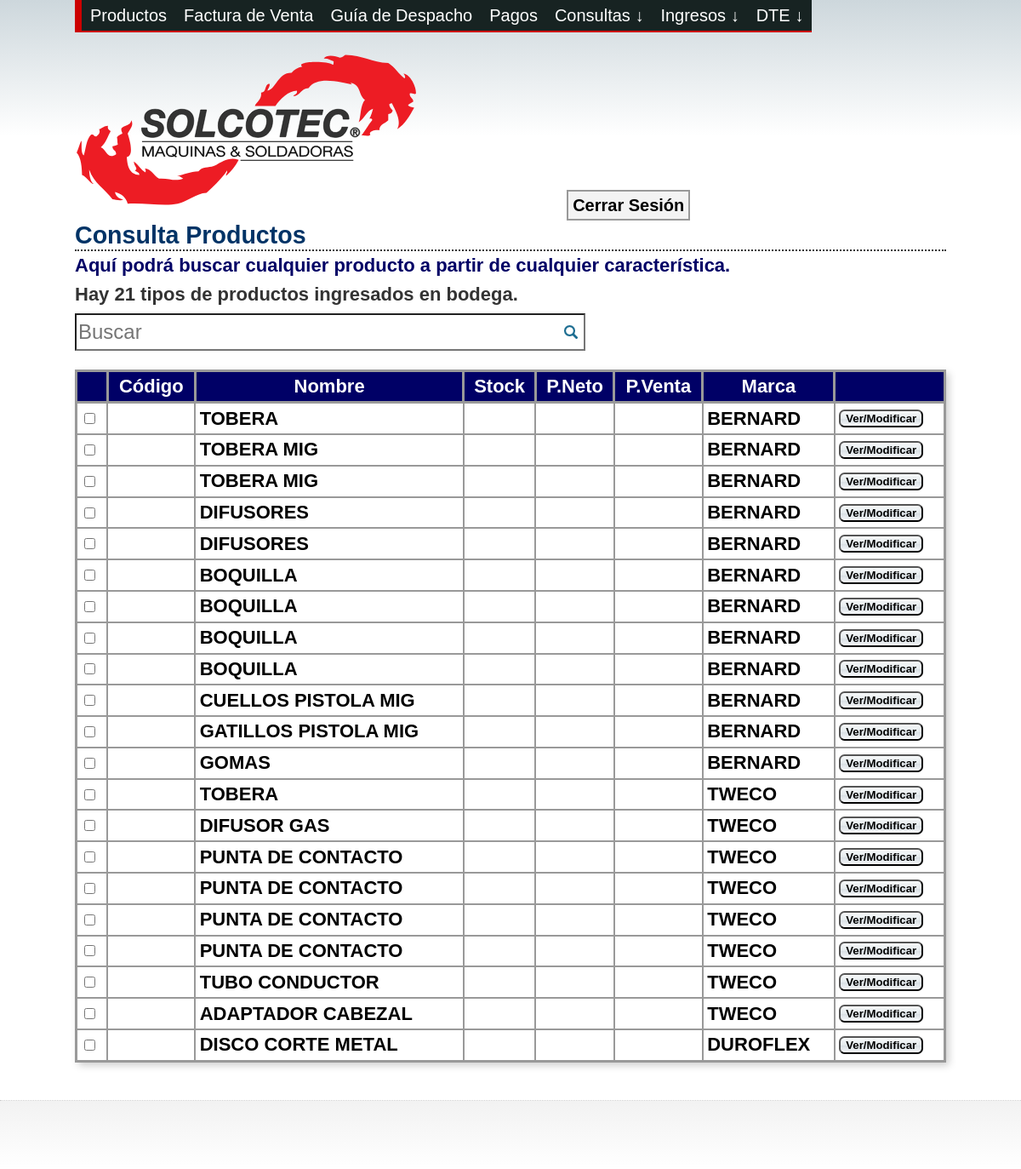
The app's page /consulta_producto.php (signed in) with its own data.
### tables this page shows
CREATE TABLE `producto` (
  `id_producto` int(10) unsigned NOT NULL AUTO_INCREMENT,
  `codigo` varchar(17) NOT NULL COMMENT 'codigo de barras',
  `numero_parte` varchar(30) NOT NULL,
  `cantidad` int(10) NOT NULL,
  `marca` varchar(30) NOT NULL,
  `numero_serie` int(20) NOT NULL,
  `precio_compra` varchar(20) NOT NULL DEFAULT '$ ',
  `precio_venta` varchar(20) NOT NULL DEFAULT '$ ',
  `proveedor` varchar(30) NOT NULL,
  `fecha_ingreso` date NOT NULL,
  `posicion` varchar(8) NOT NULL,
  `nombre` varchar(30) NOT NULL,
  `sucursal` varchar(15) NOT NULL,
  PRIMARY KEY (`id_producto`)
);

### htdocs/consulta_producto.php (the view, shortened to what this page needs)
<html lang="es"> <head>
<link rel="stylesheet" href="css/estructura.css" />
</head>
<body>
<div id="contenido">
	<nav>
     <div id="barra">
     <ul id="menu">
       <li><a href="consulta_producto.php">Productos</a></li>
       <li><a href="factura_venta.php">Factura de Venta</a></li>
       <li><a href="guia_despacho.php">Guía de Despacho</a></li>
       <li><a href="consulta_pago.php">Pagos</a></li>
       <li><a href="#">Consultas &darr;</a>
    </li>
       <li><a href="#">Ingresos &darr;</a>
       </li>
    <li><a href="#">DTE &darr;</a>
    </li>
    </ul>
    </div>
    </nav>
 <header>
 <a id="cerrar" href="php/logout.php">Cerrar Sesión</a>
          </header>
        <h1>Consulta Productos</h1>
    	<h2>Aquí podrá buscar cualquier producto a partir de cualquier característica.</h2>
 <?
	$resultado=mysql_query("select * from producto");
	$numero = mysql_num_rows($resultado);
    echo"<p>Hay $numero tipos de productos ingresados en bodega.</p>";
 ?>
<input type="text" name="search" value="" id="id_search" placeholder="Buscar" autofocus class="campo" />
<table>
   <thead>
          <tr>
            <th></th>
            <th>Código</th>
            <th>Nombre</th>
            <th>Stock</th>
            <th>P.Neto</th>
            <th>P.Venta</th>
            <th>Marca</th>
            <th colspan="2"></th>
		  </tr>
	</thead>
<tbody>
<tr>
    <?
while ($fila=mysql_fetch_array($resultado))
{
$id = $fila["id_producto"];?>
<td><input type="checkbox" name="ticket" id="ticket" /></td>
<td><? echo $fila["codigo_producto"] ?></td>
<td><? echo $fila["nombre"] ?></td>
<td style="color:#309"><? echo $fila["stock"] ?></td>
<td><? echo $fila["neto"] ?></td>
<td><? echo $fila["p_venta"] ?></td>
<td><? echo $fila["marca"] ?></td>
<td>
<form id="modificar" name="modificar" action="modificar_producto.php" method="post" enctype="application/x-www-form-urlencoded" >
<input id="boton_modificar" type="submit" value="Ver/Modificar" class="boton"></form>
</td>
</tr>
<?
}
?>
</tbody>
</table>
   </div>
   <div id="pie"></div>
</body>
</html>

### htdocs/css/estructura.css (style rules this page uses)
#menu { margin-bottom:20px; list-style:none; color:#fff; display:inline-block; float:left; z-index:1000; border-left:8px solid #C00; border-bottom:2px solid #C00; }
#menu a { color:#fff; text-decoration:none; }
#menu > li { background:#172322 none repeat scroll 0 0; cursor:pointer; float:left; position:relative; padding:0px 10px; }
body { background: -webkit-gradient(linear, left top, left bottom, color-stop(0em,rgba(205,215,220,1)), color-stop(10em,rgba(255,255,255,0.75)), color-stop(10em,rgba(255,255,255,0)))repeat-x; background: -webkit-linear-gradient(top, rgba(205,215,220,1) 0em, rgba(255,255,255,0.75) 10em,rgba(255,255,255,0) 10em)repeat-x; background: -moz-linear-gradient(top, rgba(205,215,220,1) 0em, rgba(255,255,255,0.75) 5em, rgba(255,255,255,0) 10em) repeat-x; background: -o-linear-gradient(top, rgba(205,215,220,1) 0%, rgba(255,255,255,0.75) 17%,rgba(255,255,255,0) 69%)repeat-x; background: -ms-linear-gradient(top, rgba(205,215,220,1) 0%, rgba(255,255,255,0.75) 17%,rgba(255,255,255,0) 69%)repeat-x; background: linear-gradient(top, rgba(205,215,220,1) 0%, rgba(255,255,255,0.75) 17%,rgba(255,255,255,0) 69%)repeat-x; filter: progid:DXImageTransform.Microsoft.gradient ( startColorstr='#cdd7dc', endColorstr='#00ffffff',GradientType=0 )repeat-x; }
div#contenido { font-family:Arial; font-size:22px; line-height:35px; color:#333; cursor:default; width:1024px; text-align:left; margin:0 auto; padding: 0em 1em 0em 1em; }
form { padding:0em; margin:0em; }
a { text-decoration:none; color:#009; font-size:20px; }
h1 { font-size:1.3em; color:#036; line-height:1.2em; }
h2 { font-size:1em; color: #006; border-top:0.1em dotted #333; line-height:1.5em; }
p { font-weight:bold; font-size:1em; }
#cerrar { color:#000; margin-left:170px; border:2px solid #999; padding:5px 5px 5px 5px; background: #F3F3F3; font-weight:bold; }
input#id_search { width:600px; font-size:24px; margin-top:5px; background:url(../imagenes/lupa-buscador.png) no-repeat right; padding-right:1.5em; }
.boton { background: rgb(246,248,249); background: -moz-linear-gradient(top, rgba(246,248,249,1) 0%, rgba(229,235,238,1) 50%, rgba(215,222,227,1) 51%, rgba(245,247,249,1) 100%); background: -webkit-gradient(linear, left top, left bottom, color-stop(0%,rgba(246,248,249,1)), color-stop(50%,rgba(229,235,238,1)), color-stop(51%,rgba(215,222,227,1)), color-stop(100%,rgba(245,247,249,1))); background: -webkit-linear-gradient(top, rgba(246,248,249,1) 0%,rgba(229,235,238,1) 50%, rgba(215,222,227,1) 51%,rgba(245,247,249,1) 100%); background: -o-linear-gradient(top, rgba(246,248,249,1) 0%, rgba(229,235,238,1) 50%,rgba(215,222,227,1) 51%,rgba(245,247,249,1) 100%); background: -ms-linear-gradient(top, rgba(246,248,249,1) 0%, rgba(229,235,238,1) 50%,rgba(215,222,227,1) 51%,rgba(245,247,249,1) 100%); background: linear-gradient(top, rgba(246,248,249,1) 0%, rgba(229,235,238,1) 50%,rgba(215,222,227,1) 51%,rgba(245,247,249,1) 100%); filter: progid:DXImageTransform.Microsoft.gradient ( startColorstr='#f6f8f9', endColorstr='#f5f7f9',GradientType=0 ); clear:both; border-radius:0.5em; -webkit-border-radius:0.5em; -moz-border-radius:0.5em; font-family:Helvetica; font-size:0.6em; font-weight:bold; }
div#pie { clear:both; height:5em; border-top:0.09em dotted; border-color:#CCC; background: -moz-linear-gradient(top, rgba(242,242,242,1) 0%, rgba(255,255,255,0) 100%) repeat-x; background: -webkit-gradient(linear, left top, left bottom, color-stop(0%,rgba(242,242,242,1)), color-stop(100%,rgba(255,255,255,0))) repeat-x; background: -webkit-linear-gradient(top, rgba(242,242,242,1) 0%, rgba(255,255,255,0) 100%) repeat-x; background: -o-linear-gradient(top, rgba(242,242,242,1) 0%, rgba(255,255,255,0) 100%) repeat-x; background: -ms-linear-gradient(top, rgba(242,242,242,1) 0%, rgba(255,255,255,0) 100%) repeat-x; background: linear-gradient(top, rgba(242,242,242,1) 0%, rgba(255,255,255,0) 100% repeat-x); filter: progid:DXImageTransform.Microsoft.gradient ( startColorstr='#f2f2f2', endColorstr='#00ffffff',GradientType=0 ) repeat-x; }
input.campo { height:1.8em; width:13em; font-size:1em; }
table { width: 100%; margin:1em 0 2em 0; font-weight:bold; border:#999 solid; box-shadow:0.2em 0.2em 0.4em #ccc; }
th { background-color: #006; color: #fff; text-align:center; padding:0.2em; border:#999 solid; }
td { vertical-align: middle; padding:0.2em; border:0.1em #999 solid; }

### records on screen
producto: nombre "TOBERA", marca "BERNARD"
producto: nombre "TOBERA MIG", marca "BERNARD"
producto: nombre "TOBERA MIG", marca "BERNARD"
producto: nombre "DIFUSORES", marca "BERNARD"
producto: nombre "DIFUSORES", marca "BERNARD"
producto: nombre "BOQUILLA", marca "BERNARD"
producto: nombre "BOQUILLA", marca "BERNARD"
producto: nombre "BOQUILLA", marca "BERNARD"
producto: nombre "BOQUILLA", marca "BERNARD"
producto: nombre "CUELLOS PISTOLA MIG", marca "BERNARD"
producto: nombre "GATILLOS PISTOLA MIG", marca "BERNARD"
producto: nombre "GOMAS", marca "BERNARD"
producto: nombre "TOBERA", marca "TWECO"
producto: nombre "DIFUSOR GAS", marca "TWECO"
producto: nombre "PUNTA DE CONTACTO", marca "TWECO"
producto: nombre "PUNTA DE CONTACTO", marca "TWECO"
producto: nombre "PUNTA DE CONTACTO", marca "TWECO"
producto: nombre "PUNTA DE CONTACTO", marca "TWECO"
producto: nombre "TUBO CONDUCTOR", marca "TWECO"
producto: nombre "ADAPTADOR CABEZAL", marca "TWECO"
producto: nombre "DISCO CORTE METAL", marca "DUROFLEX"

### other values on screen
$numero "21"
